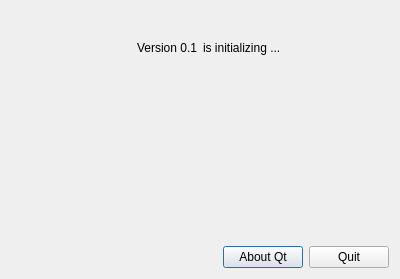
<?xml version="1.0" encoding="UTF-8"?>
<ui version="4.0">
 <class>MainDialog</class>
 <widget class="QDialog" name="MainDialog">
  <property name="geometry">
   <rect>
    <x>0</x>
    <y>0</y>
    <width>400</width>
    <height>279</height>
   </rect>
  </property>
  <property name="windowTitle">
   <string>MainDialog</string>
  </property>
  <layout class="QVBoxLayout" name="verticalLayout_2">
   <item>
    <widget class="QLabel" name="image">
     <property name="maximumSize">
      <size>
       <width>16777215</width>
       <height>16777215</height>
      </size>
     </property>
     <property name="text">
      <string/>
     </property>
     <property name="alignment">
      <set>Qt::AlignCenter</set>
     </property>
    </widget>
   </item>
   <item>
    <layout class="QHBoxLayout" name="horizontalLayout_2">
     <property name="topMargin">
      <number>10</number>
     </property>
     <property name="bottomMargin">
      <number>10</number>
     </property>
     <item>
      <widget class="QLabel" name="labelVersion">
       <property name="text">
        <string>Version 0.1</string>
       </property>
       <property name="alignment">
        <set>Qt::AlignRight|Qt::AlignTrailing|Qt::AlignVCenter</set>
       </property>
      </widget>
     </item>
     <item>
      <widget class="QLabel" name="labelInfo">
       <property name="text">
        <string>is initializing ...</string>
       </property>
      </widget>
     </item>
    </layout>
   </item>
   <item>
    <spacer name="verticalSpacer">
     <property name="orientation">
      <enum>Qt::Vertical</enum>
     </property>
     <property name="sizeHint" stdset="0">
      <size>
       <width>20</width>
       <height>40</height>
      </size>
     </property>
    </spacer>
   </item>
   <item>
    <layout class="QHBoxLayout" name="horizontalLayout">
     <item>
      <spacer name="horizontalSpacer">
       <property name="orientation">
        <enum>Qt::Horizontal</enum>
       </property>
       <property name="sizeHint" stdset="0">
        <size>
         <width>40</width>
         <height>20</height>
        </size>
       </property>
      </spacer>
     </item>
     <item>
      <widget class="QPushButton" name="pushAboutQt">
       <property name="text">
        <string>About Qt</string>
       </property>
      </widget>
     </item>
     <item>
      <widget class="QPushButton" name="pushQuit">
       <property name="text">
        <string>Quit</string>
       </property>
      </widget>
     </item>
    </layout>
   </item>
  </layout>
 </widget>
 <layoutdefault spacing="6" margin="11"/>
 <resources/>
 <connections/>
</ui>
